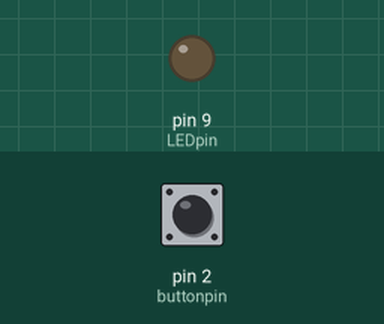
Recording of a sketch running on a simulated Arduino Leonardo, built with avr-gcc and run on an emulated ATmega32U4. On the bench: output pins drawn as LEDs (lit = HIGH). Dashed ring = blinking. The inputs (shaded band) are chosen by the test bench; at power-on: pin 2 (buttonpin) HIGH. What the sketch prints to the serial monitor is not drawn.

Above: at 1.2 s.
1.3 s: pin 2 (buttonpin) pulled LOW for 0.15 s
At 1.37 s:
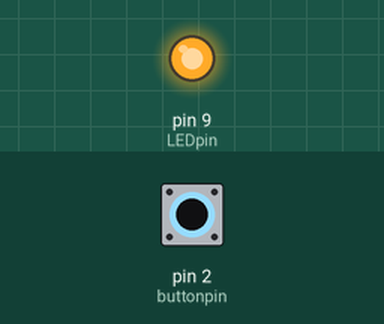
2.9 s: pin 2 (buttonpin) pulled LOW for 3.2 s
At 6.8 s:
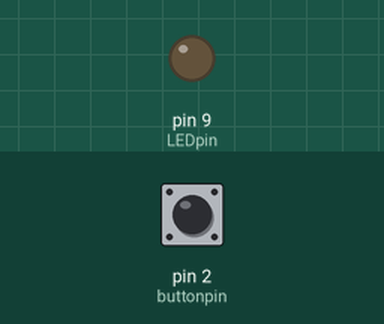
7.6 s: pin 2 (buttonpin) pulsed LOW 5 times (0.12 s each, 0.3 s apart)
At 8.26 s:
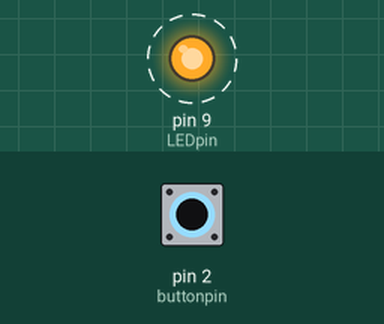
Timing chart, 0 to 10.6 s (numbered marks = the images above; inputs shaded):
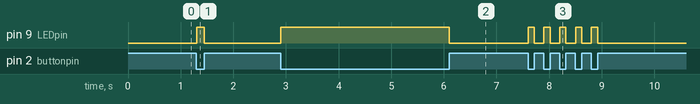

The sketch:

ControlCode.ino
```cpp
#include <Keyboard.h>
#include <Mouse.h>
//variables:
const int LEDpin = 9;
const int buttonpin = 2;
int state;


void setup() {
  // set pins:
  Serial.begin(9600);
  pinMode(LEDpin, OUTPUT);
  pinMode(buttonpin,INPUT_PULLUP);
}

void loop() {
  //read button state:
  state = digitalRead(buttonpin);
  // put your main code here, to run repeatedly:
  if(state == HIGH) { //Means button not pressed
    digitalWrite(LEDpin,LOW);
  }
  else{ //this means button is pressed
    Serial.print("button is pressed");
    Keyboard.write('Q');
    digitalWrite(LEDpin,HIGH);
  }

}
```

Measured:
- after the input at 1.3 s, pin 9 (LEDpin): LOW → HIGH at once, → LOW 0.15 s later
- after the input at 2.9 s, pin 9 (LEDpin): LOW → HIGH at once, → LOW 3.2 s later
- after the input at 7.6 s, pin 9 (LEDpin): alternates HIGH for 0.12 s and LOW for 0.18 s, 10 changes in all, then stays LOW, starting at once
